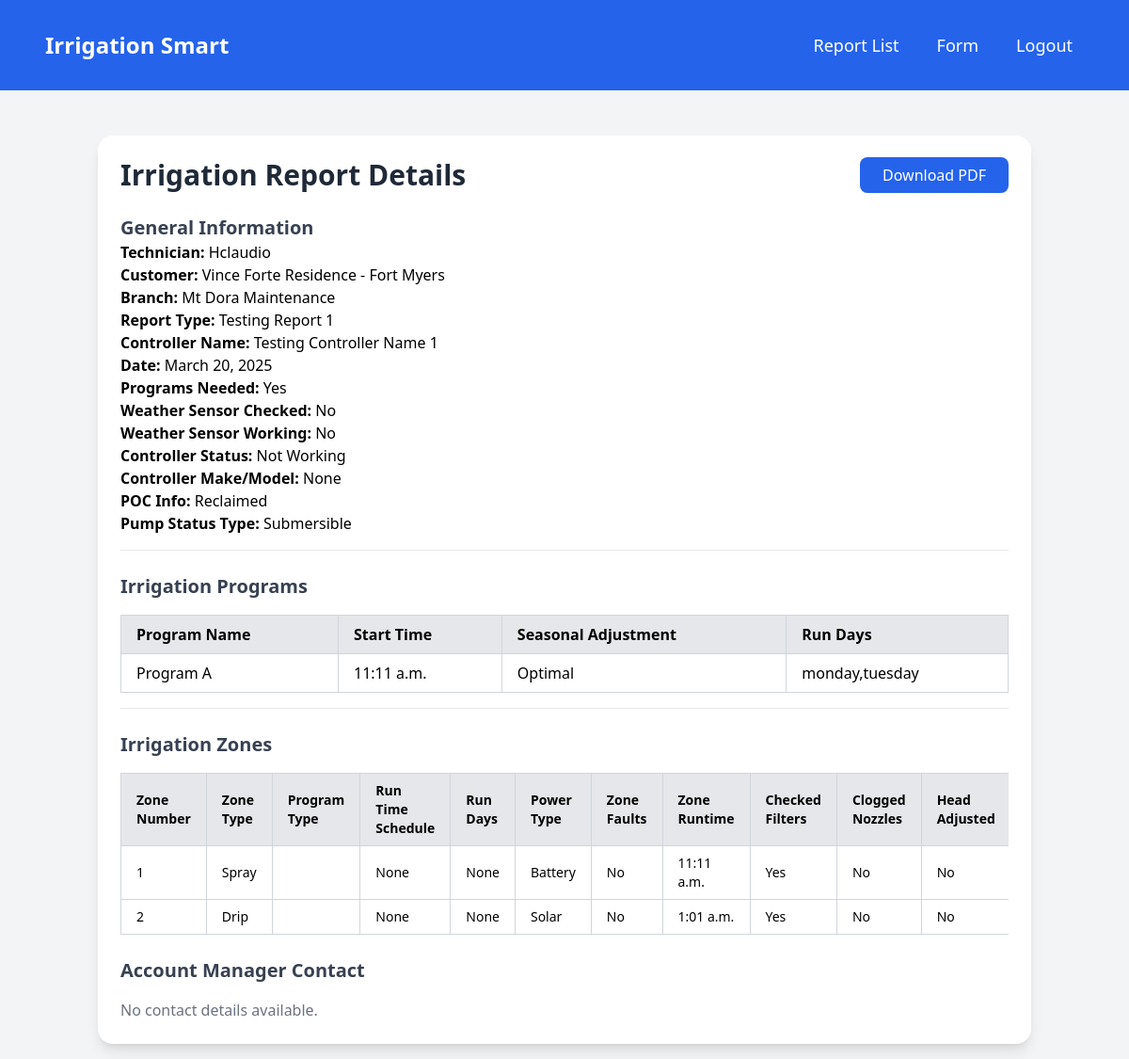
The app's page /accounts/reports/18/ with its own data.
### accounts/models.py (models this page shows)
class IrrigationReport(models.Model):
    technician = models.CharField(max_length=255)  # Will be prefilled but editable
    customer = models.ForeignKey(Customer, on_delete=models.CASCADE) # Linking to Customer model
    branch = models.ForeignKey(Branch, on_delete=models.CASCADE)  # Linking to Branch model
    report_type = models.CharField(max_length=30)  # Limit set to 30
    controller_name = models.CharField(max_length=30)  # Limit set to 30
    date = models.DateField()  # We will enforce the date validation in the form
    programs_needed = models.BooleanField(default=False)
    weather_sensor_checked = models.BooleanField(default=False)
    weather_sensor_working = models.BooleanField(null=True, blank=True)
    controller_status = models.CharField(
        max_length=50, choices=[
            ('working', 'Working'),
            ('notWorking', 'Not Working'),
            ('notPresent', 'Not Present')
        ],
        blank=True, null=True
    )
    controller_make_model = models.CharField(max_length=30, blank=True, null=True)  # Limit set to 30
    poc_info = models.CharField(
        max_length=50, choices=[
            ('potable', 'Potable'),
            ('reclaimed', 'Reclaimed'),
            ('well', 'Well'),
            ('lake', 'Lake')
        ],
        blank=True, null=True
    )
    pump_status_type = models.CharField(
        max_length=50, choices=[
            ('pressurized', 'Pressurized'),
            ('reclaimed', 'Reclaimed'),
            ('pumpStart', 'Pump Start'),
            ('centrifugal', 'Centrifugal'),
            ('submersible', 'Submersible'),
            ('meterPoc', 'Meter POC')
        ]
    )

class Customer(models.Model):
    name = models.CharField(max_length=100, unique=True)  # Name of the customer
    def __str__(self):
        return self.name  # Represent the customer by their name

class Branch(models.Model):
    name = models.CharField(max_length=100, unique=True)  # Name of the branch
    def __str__(self):
        return self.name

class IrrigationProgram(models.Model):
    report = models.ForeignKey(IrrigationReport, on_delete=models.CASCADE, related_name="programs", null=True, blank=True)
    program_name = models.CharField(max_length=30)  # Limit set to 30
    start_time = models.TimeField(null=True, blank=True)
    seasonal_adjustment = models.CharField(max_length=10, null=True, blank=True)
    run_days = models.JSONField(default=list)  # Stores selected run days as a JSON list

class IrrigationZone(models.Model):
    report = models.ForeignKey(IrrigationReport, on_delete=models.CASCADE, related_name="zones", null=True, blank=True)
    zone_number = models.IntegerField(null=True, blank=True)
    zone_type = models.CharField(max_length=50, choices=[
        ('Spray', 'Spray'), ('Rotor', 'Rotor'), ('MP', 'MP'), ('Drip', 'Drip'), ('Bubbler', 'Bubbler')
    ], null=True, blank=True)
    program_type = models.CharField(max_length=10, null=True, blank=True)
    run_time_schedule = models.CharField(max_length=255, blank=True, null=True)
    run_days = models.CharField(max_length=255, blank=True, null=True)
    power_type = models.CharField(max_length=50, choices=[('Battery', 'Battery'), ('Solar', 'Solar'), ('Hardwire', 'Hardwire')], blank=True, null=True)
    zone_faults = models.BooleanField(default=False, null=True, blank=True)
    zone_runtime = models.TimeField(default=None, null=True, blank=True)
    checked_filters = models.BooleanField(default=False, null=True, blank=True)
    clogged_nozzles = models.BooleanField(default=False, null=True, blank=True)
    head_adjusted = models.BooleanField(default=False, null=True, blank=True)
    billable_repairs = models.BooleanField(default=False, null=True, blank=True)
    head_broken_6 = models.IntegerField(default=0, null=True, blank=True)
    head_broken_12 = models.IntegerField(default=0, null=True, blank=True)
    broken_riser = models.IntegerField(default=0, null=True, blank=True)
    upgrade_4_popup = models.IntegerField(default=0, null=True, blank=True)
    upgrade_6_popup = models.IntegerField(default=0, null=True, blank=True)
    upgrade_12_popup = models.IntegerField(default=0, null=True, blank=True)
    upgrade_6_rotor = models.IntegerField(default=0, null=True, blank=True)
    upgrade_12_rotor = models.IntegerField(default=0, null=True, blank=True)
    nozzle_mpr = models.IntegerField(default=0, null=True, blank=True)
    nozzle_mp_rotator = models.IntegerField(default=0, null=True, blank=True)
    spray_nozzle_repair = models.BooleanField(default=False, null=True, blank=True)
    dripline_break = models.BooleanField(default=False, null=True, blank=True)
    severe_line_clog = models.BooleanField(default=False, null=True, blank=True)
    lateral_line_break = models.BooleanField(default=False, null=True, blank=True)
    relocation = models.BooleanField(default=False, null=True, blank=True)
    head_raised_lowered_turf = models.BooleanField(default=False, null=True, blank=True)
    head_raised_lowered_shrub = models.BooleanField(default=False, null=True, blank=True)
    damaged_valve_box = models.BooleanField(default=False, null=True, blank=True)
    valve_operating = models.BooleanField(default=False, null=True, blank=True)
    rain_sensor_operating = models.BooleanField(default=False, null=True, blank=True)
    controller_operating = models.BooleanField(default=False, null=True, blank=True)
    additional_labor = models.TextField(blank=True, null=True)

### accounts/views.py (the view)
# urls.py: path('reports/<int:report_id>/', views.report_detail, name='report_detail'),
def report_detail(request, report_id):
    report = get_object_or_404(IrrigationReport, id=report_id)
    return render(request, 'reports/report_detail.html', {'report': report})

### accounts/templates/reports/report_detail.html (shortened to what this page needs)
{% extends 'base.html' %}
{% block content %}
<div class="container mx-auto max-w-6xl p-6 bg-white shadow-lg rounded-2xl mt-8">
    <div class="flex flex-col sm:flex-row justify-between items-center mb-6 px-4 sm:px-0">
        <h2 class="text-2xl sm:text-3xl font-semibold text-gray-800 text-left mb-4 sm:mb-0">Irrigation Report Details</h2>
        <div class="w-full sm:w-auto">
            <a href="{% url 'generate_pdf' report.id %}" class="bg-blue-600 text-white px-6 py-2 rounded-lg hover:bg-blue-800 transition w-full sm:w-auto text-center">
                Download PDF
            </a>
        </div>
    </div>
    <div class="border-b pb-4 mb-6">
        <h3 class="text-xl font-semibold text-gray-700">General Information</h3>
        <p><strong>Technician:</strong> {{ report.technician }}</p>
        <p><strong>Customer:</strong> {{ report.customer }}</p>
        <p><strong>Branch:</strong> {{ report.branch }}</p>
        <p><strong>Report Type:</strong> {{ report.report_type }}</p>
        <p><strong>Controller Name:</strong> {{ report.controller_name }}</p>
        <p><strong>Date:</strong> {{ report.date }}</p>
        <p><strong>Programs Needed:</strong> {{ report.programs_needed|yesno:"Yes,No" }}</p>
        <p><strong>Weather Sensor Checked:</strong> {{ report.weather_sensor_checked|yesno:"Yes,No" }}</p>
        <p><strong>Weather Sensor Working:</strong> {{ report.weather_sensor_working|yesno:"Yes,No" }}</p>
        <p><strong>Controller Status:</strong> {{ report.get_controller_status_display }}</p>
        <p><strong>Controller Make/Model:</strong> {{ report.controller_make_model }}</p>
        <p><strong>POC Info:</strong> {{ report.get_poc_info_display }}</p>
        <p><strong>Pump Status Type:</strong> {{ report.get_pump_status_type_display }}</p>
    </div>
    <div class="mt-6 border-b pb-4 overflow-x-auto">
        <h3 class="text-xl font-semibold text-gray-700 mb-4">Irrigation Programs</h3>
        {% if report.programs.all %}
            <table class="table-auto w-full border-collapse border border-gray-300">
                <thead>
                    <tr class="bg-gray-200">
                        <th class="px-4 py-2 text-left border border-gray-300">Program Name</th>
                        <th class="px-4 py-2 text-left border border-gray-300">Start Time</th>
                        <th class="px-4 py-2 text-left border border-gray-300">Seasonal Adjustment</th>
                        <th class="px-4 py-2 text-left border border-gray-300">Run Days</th>
                    </tr>
                </thead>
                <tbody>
                    {% for program in report.programs.all %}
                        <tr>
                            <td class="px-4 py-2 border border-gray-300">{{ program.program_name }}</td>
                            <td class="px-4 py-2 border border-gray-300">{{ program.start_time }}</td>
                            <td class="px-4 py-2 border border-gray-300">{{ program.seasonal_adjustment }}</td>
                            <td class="px-4 py-2 border border-gray-300">{{ program.run_days}}</td>
                        </tr>
                    {% endfor %}
                </tbody>
            </table>
        {% else %}
            <p class="text-gray-500">No programs available.</p>
        {% endif %}
    </div>
    <div class="mt-6">
        <h3 class="text-xl font-semibold text-gray-700 mb-4">Irrigation Zones</h3>
        <div class="overflow-x-auto">
            <table class="table-auto min-w-full border-collapse border border-gray-300">
                <thead>
                    <tr class="bg-gray-200 text-xs sm:text-sm">
                        <th class="px-4 py-2 text-left border border-gray-300">Zone Number</th>
                        <th class="px-4 py-2 text-left border border-gray-300">Zone Type</th>
                        <th class="px-4 py-2 text-left border border-gray-300">Program Type</th>
                        <th class="px-4 py-2 text-left border border-gray-300">Run Time Schedule</th>
                        <th class="px-4 py-2 text-left border border-gray-300">Run Days</th>
                        <th class="px-4 py-2 text-left border border-gray-300">Power Type</th>
                        <th class="px-4 py-2 text-left border border-gray-300">Zone Faults</th>
                        <th class="px-4 py-2 text-left border border-gray-300">Zone Runtime</th>
                        <th class="px-4 py-2 text-left border border-gray-300">Checked Filters</th>
                        <th class="px-4 py-2 text-left border border-gray-300">Clogged Nozzles</th>
                        <th class="px-4 py-2 text-left border border-gray-300">Head Adjusted</th>
                    </tr>
                </thead>
                <tbody>
                    {% for zone in report.zones.all %}
                    <tr class="text-xs sm:text-sm">
                        <td class="px-4 py-2 border border-gray-300">{{ zone.zone_number }}</td>
                        <td class="px-4 py-2 border border-gray-300">{{ zone.get_zone_type_display }}</td>
                        <td class="px-4 py-2 border border-gray-300">{{ zone.get_program_type_display }}</td>
                        <td class="px-4 py-2 border border-gray-300">{{ zone.run_time_schedule }}</td>
                        <td class="px-4 py-2 border border-gray-300">{{ zone.run_days }}</td>
                        <td class="px-4 py-2 border border-gray-300">{{ zone.get_power_type_display }}</td>
                        <td class="px-4 py-2 border border-gray-300">{{ zone.zone_faults|yesno:"Yes,No" }}</td>
                        <td class="px-4 py-2 border border-gray-300">{{ zone.zone_runtime }}</td>
                        <td class="px-4 py-2 border border-gray-300">{{ zone.checked_filters|yesno:"Yes,No" }}</td>
                        <td class="px-4 py-2 border border-gray-300">{{ zone.clogged_nozzles|yesno:"Yes,No" }}</td>
                        <td class="px-4 py-2 border border-gray-300">{{ zone.head_adjusted|yesno:"Yes,No" }}</td>
                    </tr>
                    {% endfor %}
                </tbody>
            </table>
        </div>
        <div class="mt-6">
            <h3 class="text-xl font-semibold text-gray-700 mb-4">Account Manager Contact</h3>
            {% for contact in report.account_manager_contact.all %}
                <p><strong>Contacted Manager:</strong> {{ contact.contacted_manager|yesno:"Yes,No" }}</p>
                <p><strong>Contact Time:</strong> {{ contact.contact_time }}</p>
                <p><strong>Communication Type:</strong> {{ contact.get_communication_type_display }}</p>
                <p><strong>Additional Comments:</strong> {{ contact.additional_comments }}</p>
            {% empty %}
                <p class="text-gray-500">No contact details available.</p>
            {% endfor %}
        </div>
    </div>
</div>
{% endblock %}

### records on screen
IrrigationReport: technician "Hclaudio", customer "Vince Forte Residence - Fort Myers", branch "Mt Dora Maintenance", report_type "Testing Report 1", controller_name "Testing Controller Name 1", date "March 20, 2025", programs_needed "Yes", weather_sensor_checked "No", weather_sensor_working "No", controller_status "Not Working", controller_make_model "None", poc_info "Reclaimed", pump_status_type "Submersible"
IrrigationProgram: program_name "Program A", start_time "11:11 a.m.", seasonal_adjustment "Optimal", run_days "monday,tuesday"
IrrigationZone: zone_number "1", zone_type "Spray", run_time_schedule "None", run_days "None", power_type "Battery", zone_faults "No", zone_runtime "11:11 a.m.", checked_filters "Yes", clogged_nozzles "No", head_adjusted "No"
IrrigationZone: zone_number "2", zone_type "Drip", run_time_schedule "None", run_days "None", power_type "Solar", zone_faults "No", zone_runtime "1:01 a.m.", checked_filters "Yes", clogged_nozzles "No", head_adjusted "No"
